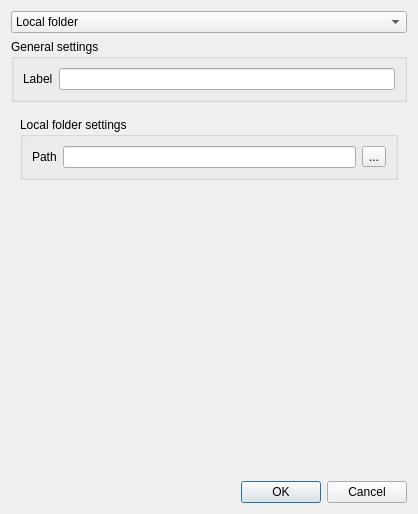
<?xml version="1.0" encoding="UTF-8"?>
<ui version="4.0">
 <class>AddEditDataSource</class>
 <widget class="QDialog" name="AddEditDataSource">
  <property name="geometry">
   <rect>
    <x>0</x>
    <y>0</y>
    <width>418</width>
    <height>514</height>
   </rect>
  </property>
  <property name="windowTitle">
   <string>Add new data source</string>
  </property>
  <property name="windowIcon">
   <iconset resource="../zima-parts.qrc">
    <normaloff>:/gfx/icon.png</normaloff>:/gfx/icon.png</iconset>
  </property>
  <layout class="QVBoxLayout" name="verticalLayout">
   <item>
    <layout class="QVBoxLayout" name="verticalLayout_4">
     <item>
      <widget class="QComboBox" name="dataSourceComboBox">
       <item>
        <property name="text">
         <string>Local folder</string>
        </property>
       </item>
       <item>
        <property name="text">
         <string>FTP - File Transfer Protocol</string>
        </property>
       </item>
      </widget>
     </item>
     <item>
      <widget class="QGroupBox" name="groupBox_3">
       <property name="sizePolicy">
        <sizepolicy hsizetype="Preferred" vsizetype="Preferred">
         <horstretch>0</horstretch>
         <verstretch>0</verstretch>
        </sizepolicy>
       </property>
       <property name="title">
        <string>General settings</string>
       </property>
       <layout class="QFormLayout" name="formLayout">
        <item row="0" column="0">
         <widget class="QLabel" name="labelLabel">
          <property name="text">
           <string>Label</string>
          </property>
         </widget>
        </item>
        <item row="0" column="1">
         <widget class="QLineEdit" name="labelLineEdit"/>
        </item>
       </layout>
      </widget>
     </item>
     <item>
      <widget class="QStackedWidget" name="stackedWidget">
       <property name="currentIndex">
        <number>0</number>
       </property>
       <widget class="QWidget" name="page">
        <layout class="QVBoxLayout" name="verticalLayout_6">
         <item>
          <widget class="QGroupBox" name="groupBox_2">
           <property name="title">
            <string>Local folder settings</string>
           </property>
           <layout class="QHBoxLayout" name="horizontalLayout_3">
            <item>
             <widget class="QLabel" name="label_9">
              <property name="text">
               <string>Path</string>
              </property>
             </widget>
            </item>
            <item>
             <widget class="QLineEdit" name="pathLineEdit"/>
            </item>
            <item>
             <widget class="QToolButton" name="fileDialogButton">
              <property name="text">
               <string>...</string>
              </property>
             </widget>
            </item>
           </layout>
          </widget>
         </item>
         <item>
          <spacer name="verticalSpacer_4">
           <property name="orientation">
            <enum>Qt::Vertical</enum>
           </property>
           <property name="sizeHint" stdset="0">
            <size>
             <width>20</width>
             <height>40</height>
            </size>
           </property>
          </spacer>
         </item>
        </layout>
       </widget>
       <widget class="QWidget" name="page_2">
        <layout class="QVBoxLayout" name="verticalLayout_5">
         <item>
          <widget class="QGroupBox" name="groupBox">
           <property name="title">
            <string>FTP server settings</string>
           </property>
           <layout class="QGridLayout" name="gridLayout">
            <item row="0" column="0">
             <widget class="QLabel" name="label">
              <property name="text">
               <string>Server address</string>
              </property>
             </widget>
            </item>
            <item row="0" column="1">
             <widget class="QLineEdit" name="txtHost">
              <property name="text">
               <string>localhost</string>
              </property>
             </widget>
            </item>
            <item row="1" column="0">
             <widget class="QLabel" name="label_2">
              <property name="text">
               <string>Port</string>
              </property>
             </widget>
            </item>
            <item row="1" column="1">
             <widget class="QLineEdit" name="txtPort">
              <property name="text">
               <string>21</string>
              </property>
             </widget>
            </item>
            <item row="2" column="1">
             <widget class="QLineEdit" name="txtBaseDir">
              <property name="text">
               <string>/</string>
              </property>
             </widget>
            </item>
            <item row="2" column="0">
             <widget class="QLabel" name="label_3">
              <property name="text">
               <string>Base directory</string>
              </property>
             </widget>
            </item>
            <item row="7" column="0">
             <widget class="QLabel" name="label_5">
              <property name="text">
               <string>Login</string>
              </property>
             </widget>
            </item>
            <item row="4" column="0" colspan="2">
             <widget class="Line" name="line">
              <property name="orientation">
               <enum>Qt::Horizontal</enum>
              </property>
             </widget>
            </item>
            <item row="8" column="0">
             <widget class="QLabel" name="label_6">
              <property name="text">
               <string>Password</string>
              </property>
             </widget>
            </item>
            <item row="7" column="1">
             <widget class="QLineEdit" name="txtLogin"/>
            </item>
            <item row="8" column="1">
             <widget class="QLineEdit" name="txtPass">
              <property name="echoMode">
               <enum>QLineEdit::Password</enum>
              </property>
             </widget>
            </item>
            <item row="3" column="0">
             <widget class="QCheckBox" name="checkPassive">
              <property name="text">
               <string>Passive mode</string>
              </property>
              <property name="checked">
               <bool>true</bool>
              </property>
             </widget>
            </item>
            <item row="10" column="0" colspan="2">
             <widget class="QLabel" name="label_7">
              <property name="text">
               <string>(Leave both fields blank for anonymous login)</string>
              </property>
              <property name="wordWrap">
               <bool>true</bool>
              </property>
             </widget>
            </item>
            <item row="9" column="0" colspan="2">
             <widget class="QLabel" name="label_8">
              <property name="styleSheet">
               <string notr="true"/>
              </property>
              <property name="text">
               <string>&lt;strong&gt;WARNING: Password will be saved to settings  file as plain text (for now)&lt;/strong&gt;</string>
              </property>
              <property name="wordWrap">
               <bool>true</bool>
              </property>
             </widget>
            </item>
            <item row="11" column="0">
             <spacer name="verticalSpacer_2">
              <property name="orientation">
               <enum>Qt::Vertical</enum>
              </property>
              <property name="sizeHint" stdset="0">
               <size>
                <width>20</width>
                <height>40</height>
               </size>
              </property>
             </spacer>
            </item>
           </layout>
          </widget>
         </item>
        </layout>
       </widget>
      </widget>
     </item>
    </layout>
   </item>
   <item>
    <widget class="QDialogButtonBox" name="buttonBox">
     <property name="orientation">
      <enum>Qt::Horizontal</enum>
     </property>
     <property name="standardButtons">
      <set>QDialogButtonBox::Cancel|QDialogButtonBox::Ok</set>
     </property>
    </widget>
   </item>
  </layout>
 </widget>
 <resources>
  <include location="../zima-parts.qrc"/>
 </resources>
 <connections>
  <connection>
   <sender>buttonBox</sender>
   <signal>accepted()</signal>
   <receiver>AddEditDataSource</receiver>
   <slot>accept()</slot>
   <hints>
    <hint type="sourcelabel">
     <x>248</x>
     <y>254</y>
    </hint>
    <hint type="destinationlabel">
     <x>157</x>
     <y>274</y>
    </hint>
   </hints>
  </connection>
  <connection>
   <sender>buttonBox</sender>
   <signal>rejected()</signal>
   <receiver>AddEditDataSource</receiver>
   <slot>reject()</slot>
   <hints>
    <hint type="sourcelabel">
     <x>316</x>
     <y>260</y>
    </hint>
    <hint type="destinationlabel">
     <x>286</x>
     <y>274</y>
    </hint>
   </hints>
  </connection>
  <connection>
   <sender>dataSourceComboBox</sender>
   <signal>currentIndexChanged(int)</signal>
   <receiver>stackedWidget</receiver>
   <slot>setCurrentIndex(int)</slot>
   <hints>
    <hint type="sourcelabel">
     <x>211</x>
     <y>22</y>
    </hint>
    <hint type="destinationlabel">
     <x>211</x>
     <y>228</y>
    </hint>
   </hints>
  </connection>
  <connection>
   <sender>pathLineEdit</sender>
   <signal>textChanged(QString)</signal>
   <receiver>labelLineEdit</receiver>
   <slot>setText(QString)</slot>
   <hints>
    <hint type="sourcelabel">
     <x>210</x>
     <y>180</y>
    </hint>
    <hint type="destinationlabel">
     <x>235</x>
     <y>93</y>
    </hint>
   </hints>
  </connection>
  <connection>
   <sender>txtHost</sender>
   <signal>textChanged(QString)</signal>
   <receiver>labelLineEdit</receiver>
   <slot>setText(QString)</slot>
   <hints>
    <hint type="sourcelabel">
     <x>85</x>
     <y>169</y>
    </hint>
    <hint type="destinationlabel">
     <x>235</x>
     <y>93</y>
    </hint>
   </hints>
  </connection>
 </connections>
</ui>
